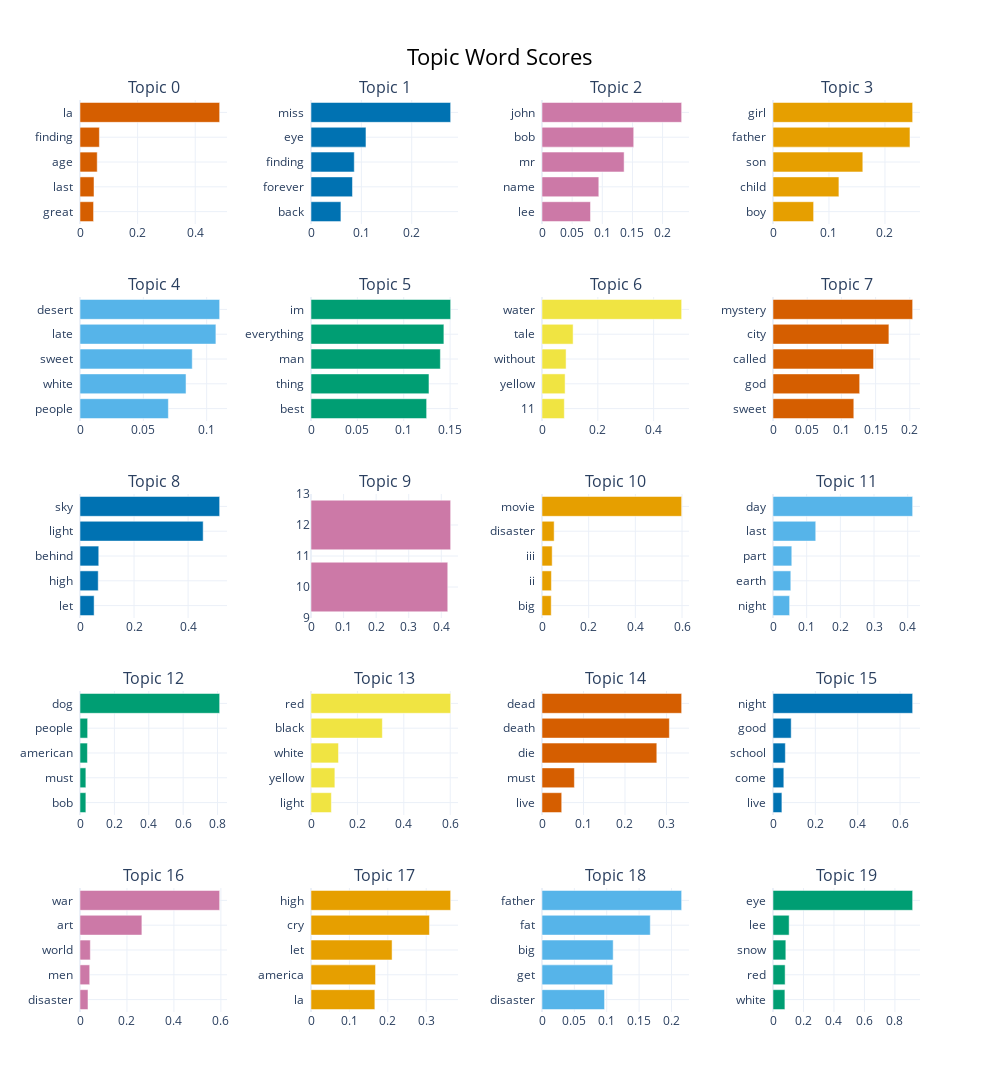

Notebook code cell kept with this figure:
### Code cell
# Visualize top topic keywords
topic_model_title.visualize_barchart(top_n_topics=20)

### Figure 1 — Plotly figure (JSON) as saved in the notebook; plotly's stock layout.template omitted (floating-point values rounded to 4 significant figures)
{"data": [{"marker": {"color": "#D55E00"}, "orientation": "h", "type": "bar", "x": [0.04707, 0.04862, 0.05978, 0.06731, 0.4848], "xaxis": "x", "y": ["great  ", "last  ", "age  ", "finding  ", "la  "], "yaxis": "y"}, {"marker": {"color": "#0072B2"}, "orientation": "h", "type": "bar", "x": [0.05942, 0.08234, 0.08594, 0.1092, 0.2773], "xaxis": "x2", "y": ["back  ", "forever  ", "finding  ", "eye  ", "miss  "], "yaxis": "y2"}, {"marker": {"color": "#CC79A7"}, "orientation": "h", "type": "bar", "x": [0.08046, 0.09421, 0.1362, 0.1521, 0.2316], "xaxis": "x3", "y": ["lee  ", "name  ", "mr  ", "bob  ", "john  "], "yaxis": "y3"}, {"marker": {"color": "#E69F00"}, "orientation": "h", "type": "bar", "x": [0.07255, 0.1178, 0.1605, 0.2447, 0.2495], "xaxis": "x4", "y": ["boy  ", "child  ", "son  ", "father  ", "girl  "], "yaxis": "y4"}, {"marker": {"color": "#56B4E9"}, "orientation": "h", "type": "bar", "x": [0.06976, 0.0837, 0.0886, 0.1073, 0.1102], "xaxis": "x5", "y": ["people  ", "white  ", "sweet  ", "late  ", "desert  "], "yaxis": "y5"}, {"marker": {"color": "#009E73"}, "orientation": "h", "type": "bar", "x": [0.1247, 0.1272, 0.1395, 0.1433, 0.1506], "xaxis": "x6", "y": ["best  ", "thing  ", "man  ", "everything  ", "im  "], "yaxis": "y6"}, {"marker": {"color": "#F0E442"}, "orientation": "h", "type": "bar", "x": [0.07998, 0.08275, 0.08632, 0.1115, 0.5004], "xaxis": "x7", "y": ["11  ", "yellow  ", "without  ", "tale  ", "water  "], "yaxis": "y7"}, {"marker": {"color": "#D55E00"}, "orientation": "h", "type": "bar", "x": [0.1181, 0.1267, 0.147, 0.1694, 0.2042], "xaxis": "x8", "y": ["sweet  ", "god  ", "called  ", "city  ", "mystery  "], "yaxis": "y8"}, {"marker": {"color": "#0072B2"}, "orientation": "h", "type": "bar", "x": [0.05219, 0.06741, 0.06937, 0.4557, 0.5166], "xaxis": "x9", "y": ["let  ", "high  ", "behind  ", "light  ", "sky  "], "yaxis": "y9"}, {"marker": {"color": "#CC79A7"}, "orientation": "h", "type": "bar", "x": [0.08355, 0.1246, 0.2652, 0.4198, 0.4287], "xaxis": "x10", "y": ["die  ", "piece  ", "year  ", "10  ", "12  "], "yaxis": "y10"}, {"marker": {"color": "#E69F00"}, "orientation": "h", "type": "bar", "x": [0.03951, 0.04038, 0.04361, 0.05209, 0.5985], "xaxis": "x11", "y": ["big  ", "ii  ", "iii  ", "disaster  ", "movie  "], "yaxis": "y11"}, {"marker": {"color": "#56B4E9"}, "orientation": "h", "type": "bar", "x": [0.04935, 0.0529, 0.05578, 0.1269, 0.4147], "xaxis": "x12", "y": ["night  ", "earth  ", "part  ", "last  ", "day  "], "yaxis": "y12"}, {"marker": {"color": "#009E73"}, "orientation": "h", "type": "bar", "x": [0.03414, 0.03414, 0.04324, 0.0444, 0.8125], "xaxis": "x13", "y": ["bob  ", "must  ", "american  ", "people  ", "dog  "], "yaxis": "y13"}, {"marker": {"color": "#F0E442"}, "orientation": "h", "type": "bar", "x": [0.08778, 0.1028, 0.1184, 0.3075, 0.6019], "xaxis": "x14", "y": ["light  ", "yellow  ", "white  ", "black  ", "red  "], "yaxis": "y14"}, {"marker": {"color": "#D55E00"}, "orientation": "h", "type": "bar", "x": [0.0475, 0.07803, 0.2767, 0.3069, 0.3365], "xaxis": "x15", "y": ["live  ", "must  ", "die  ", "death  ", "dead  "], "yaxis": "y15"}, {"marker": {"color": "#0072B2"}, "orientation": "h", "type": "bar", "x": [0.04204, 0.05111, 0.05827, 0.08589, 0.6595], "xaxis": "x16", "y": ["live  ", "come  ", "school  ", "good  ", "night  "], "yaxis": "y16"}, {"marker": {"color": "#CC79A7"}, "orientation": "h", "type": "bar", "x": [0.034, 0.04136, 0.04396, 0.2636, 0.5948], "xaxis": "x17", "y": ["disaster  ", "men  ", "world  ", "art  ", "war  "], "yaxis": "y17"}, {"marker": {"color": "#E69F00"}, "orientation": "h", "type": "bar", "x": [0.1663, 0.168, 0.2111, 0.3084, 0.3636], "xaxis": "x18", "y": ["la  ", "america  ", "let  ", "cry  ", "high  "], "yaxis": "y18"}, {"marker": {"color": "#56B4E9"}, "orientation": "h", "type": "bar", "x": [0.09663, 0.1092, 0.11, 0.1673, 0.2157], "xaxis": "x19", "y": ["disaster  ", "get  ", "big  ", "fat  ", "father  "], "yaxis": "y19"}, {"marker": {"color": "#009E73"}, "orientation": "h", "type": "bar", "x": [0.07812, 0.07944, 0.08419, 0.1059, 0.9165], "xaxis": "x20", "y": ["white  ", "red  ", "snow  ", "lee  ", "eye  "], "yaxis": "y20"}], "layout": {"annotations": [{"font": {"size": 16}, "showarrow": false, "text": "Topic 0", "x": 0.0875, "xanchor": "center", "xref": "paper", "y": 1.0, "yanchor": "bottom", "yref": "paper"}, {"font": {"size": 16}, "showarrow": false, "text": "Topic 1", "x": 0.3625, "xanchor": "center", "xref": "paper", "y": 1.0, "yanchor": "bottom", "yref": "paper"}, {"font": {"size": 16}, "showarrow": false, "text": "Topic 2", "x": 0.6375, "xanchor": "center", "xref": "paper", "y": 1.0, "yanchor": "bottom", "yref": "paper"}, {"font": {"size": 16}, "showarrow": false, "text": "Topic 3", "x": 0.9125, "xanchor": "center", "xref": "paper", "y": 1.0, "yanchor": "bottom", "yref": "paper"}, {"font": {"size": 16}, "showarrow": false, "text": "Topic 4", "x": 0.0875, "xanchor": "center", "xref": "paper", "y": 0.784, "yanchor": "bottom", "yref": "paper"}, {"font": {"size": 16}, "showarrow": false, "text": "Topic 5", "x": 0.3625, "xanchor": "center", "xref": "paper", "y": 0.784, "yanchor": "bottom", "yref": "paper"}, {"font": {"size": 16}, "showarrow": false, "text": "Topic 6", "x": 0.6375, "xanchor": "center", "xref": "paper", "y": 0.784, "yanchor": "bottom", "yref": "paper"}, {"font": {"size": 16}, "showarrow": false, "text": "Topic 7", "x": 0.9125, "xanchor": "center", "xref": "paper", "y": 0.784, "yanchor": "bottom", "yref": "paper"}, {"font": {"size": 16}, "showarrow": false, "text": "Topic 8", "x": 0.0875, "xanchor": "center", "xref": "paper", "y": 0.568, "yanchor": "bottom", "yref": "paper"}, {"font": {"size": 16}, "showarrow": false, "text": "Topic 9", "x": 0.3625, "xanchor": "center", "xref": "paper", "y": 0.568, "yanchor": "bottom", "yref": "paper"}, {"font": {"size": 16}, "showarrow": false, "text": "Topic 10", "x": 0.6375, "xanchor": "center", "xref": "paper", "y": 0.568, "yanchor": "bottom", "yref": "paper"}, {"font": {"size": 16}, "showarrow": false, "text": "Topic 11", "x": 0.9125, "xanchor": "center", "xref": "paper", "y": 0.568, "yanchor": "bottom", "yref": "paper"}, {"font": {"size": 16}, "showarrow": false, "text": "Topic 12", "x": 0.0875, "xanchor": "center", "xref": "paper", "y": 0.352, "yanchor": "bottom", "yref": "paper"}, {"font": {"size": 16}, "showarrow": false, "text": "Topic 13", "x": 0.3625, "xanchor": "center", "xref": "paper", "y": 0.352, "yanchor": "bottom", "yref": "paper"}, {"font": {"size": 16}, "showarrow": false, "text": "Topic 14", "x": 0.6375, "xanchor": "center", "xref": "paper", "y": 0.352, "yanchor": "bottom", "yref": "paper"}, {"font": {"size": 16}, "showarrow": false, "text": "Topic 15", "x": 0.9125, "xanchor": "center", "xref": "paper", "y": 0.352, "yanchor": "bottom", "yref": "paper"}, {"font": {"size": 16}, "showarrow": false, "text": "Topic 16", "x": 0.0875, "xanchor": "center", "xref": "paper", "y": 0.136, "yanchor": "bottom", "yref": "paper"}, {"font": {"size": 16}, "showarrow": false, "text": "Topic 17", "x": 0.3625, "xanchor": "center", "xref": "paper", "y": 0.136, "yanchor": "bottom", "yref": "paper"}, {"font": {"size": 16}, "showarrow": false, "text": "Topic 18", "x": 0.6375, "xanchor": "center", "xref": "paper", "y": 0.136, "yanchor": "bottom", "yref": "paper"}, {"font": {"size": 16}, "showarrow": false, "text": "Topic 19", "x": 0.9125, "xanchor": "center", "xref": "paper", "y": 0.136, "yanchor": "bottom", "yref": "paper"}], "height": 1250, "hoverlabel": {"bgcolor": "white", "font": {"family": "Rockwell", "size": 16}}, "showlegend": false, "title": {"font": {"color": "Black", "size": 22}, "text": "Topic Word Scores", "x": 0.5, "xanchor": "center", "yanchor": "top"}, "width": 1000, "xaxis": {"anchor": "y", "domain": [0, 0.175], "showgrid": true}, "xaxis10": {"anchor": "y10", "domain": [0.275, 0.45], "showgrid": true}, "xaxis11": {"anchor": "y11", "domain": [0.55, 0.725], "showgrid": true}, "xaxis12": {"anchor": "y12", "domain": [0.825, 1], "showgrid": true}, "xaxis13": {"anchor": "y13", "domain": [0, 0.175], "showgrid": true}, "xaxis14": {"anchor": "y14", "domain": [0.275, 0.45], "showgrid": true}, "xaxis15": {"anchor": "y15", "domain": [0.55, 0.725], "showgrid": true}, "xaxis16": {"anchor": "y16", "domain": [0.825, 1], "showgrid": true}, "xaxis17": {"anchor": "y17", "domain": [0, 0.175], "showgrid": true}, "xaxis18": {"anchor": "y18", "domain": [0.275, 0.45], "showgrid": true}, "xaxis19": {"anchor": "y19", "domain": [0.55, 0.725], "showgrid": true}, "xaxis2": {"anchor": "y2", "domain": [0.275, 0.45], "showgrid": true}, "xaxis20": {"anchor": "y20", "domain": [0.825, 1], "showgrid": true}, "xaxis3": {"anchor": "y3", "domain": [0.55, 0.725], "showgrid": true}, "xaxis4": {"anchor": "y4", "domain": [0.825, 1], "showgrid": true}, "xaxis5": {"anchor": "y5", "domain": [0, 0.175], "showgrid": true}, "xaxis6": {"anchor": "y6", "domain": [0.275, 0.45], "showgrid": true}, "xaxis7": {"anchor": "y7", "domain": [0.55, 0.725], "showgrid": true}, "xaxis8": {"anchor": "y8", "domain": [0.825, 1], "showgrid": true}, "xaxis9": {"anchor": "y9", "domain": [0, 0.175], "showgrid": true}, "yaxis": {"anchor": "x", "domain": [0.864, 1.0], "showgrid": true}, "yaxis10": {"anchor": "x10", "domain": [0.432, 0.568], "showgrid": true}, "yaxis11": {"anchor": "x11", "domain": [0.432, 0.568], "showgrid": true}, "yaxis12": {"anchor": "x12", "domain": [0.432, 0.568], "showgrid": true}, "yaxis13": {"anchor": "x13", "domain": [0.216, 0.352], "showgrid": true}, "yaxis14": {"anchor": "x14", "domain": [0.216, 0.352], "showgrid": true}, "yaxis15": {"anchor": "x15", "domain": [0.216, 0.352], "showgrid": true}, "yaxis16": {"anchor": "x16", "domain": [0.216, 0.352], "showgrid": true}, "yaxis17": {"anchor": "x17", "domain": [0, 0.136], "showgrid": true}, "yaxis18": {"anchor": "x18", "domain": [0, 0.136], "showgrid": true}, "yaxis19": {"anchor": "x19", "domain": [0, 0.136], "showgrid": true}, "yaxis2": {"anchor": "x2", "domain": [0.864, 1.0], "showgrid": true}, "yaxis20": {"anchor": "x20", "domain": [0, 0.136], "showgrid": true}, "yaxis3": {"anchor": "x3", "domain": [0.864, 1.0], "showgrid": true}, "yaxis4": {"anchor": "x4", "domain": [0.864, 1.0], "showgrid": true}, "yaxis5": {"anchor": "x5", "domain": [0.648, 0.784], "showgrid": true}, "yaxis6": {"anchor": "x6", "domain": [0.648, 0.784], "showgrid": true}, "yaxis7": {"anchor": "x7", "domain": [0.648, 0.784], "showgrid": true}, "yaxis8": {"anchor": "x8", "domain": [0.648, 0.784], "showgrid": true}, "yaxis9": {"anchor": "x9", "domain": [0.432, 0.568], "showgrid": true}}}
